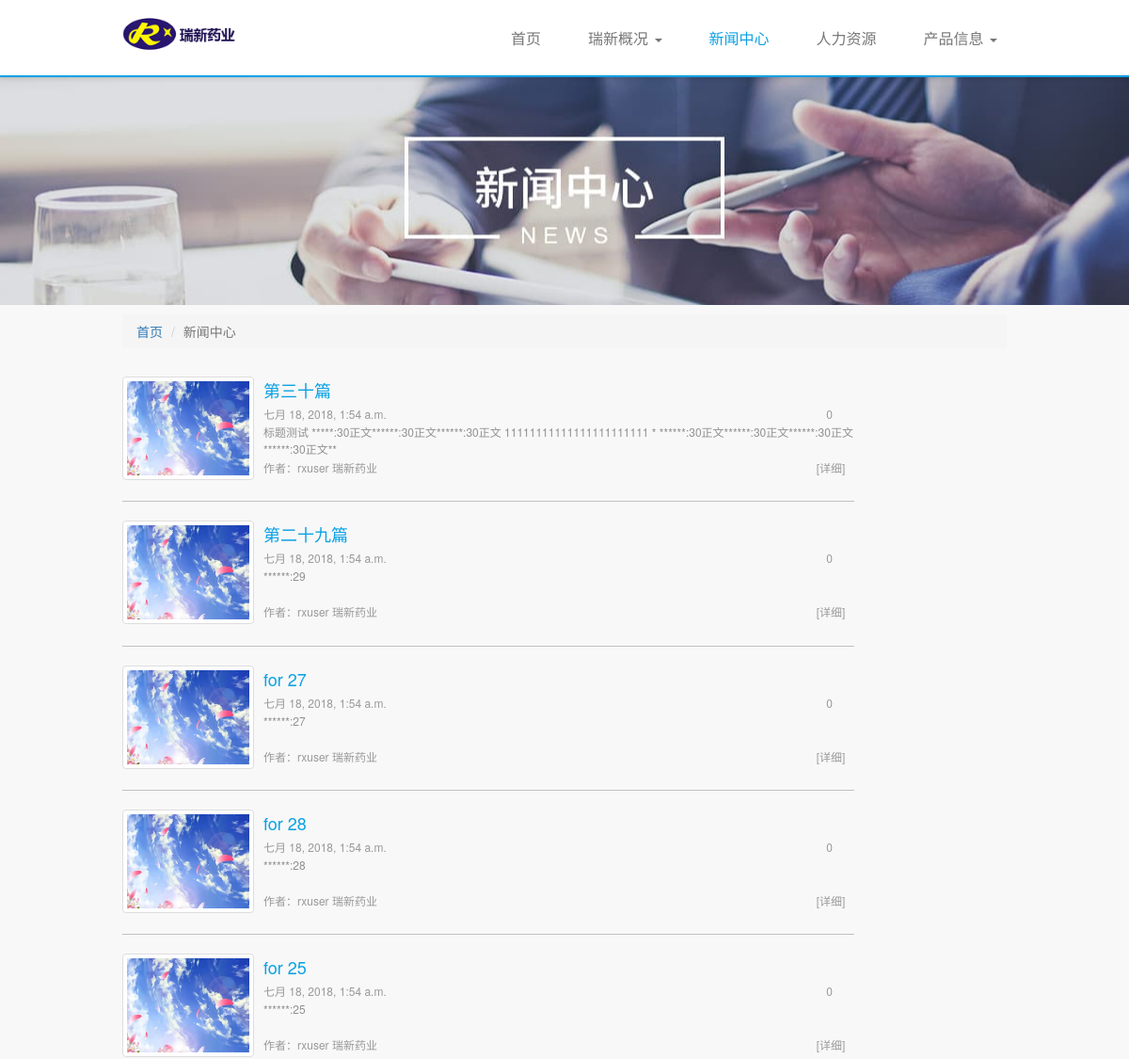
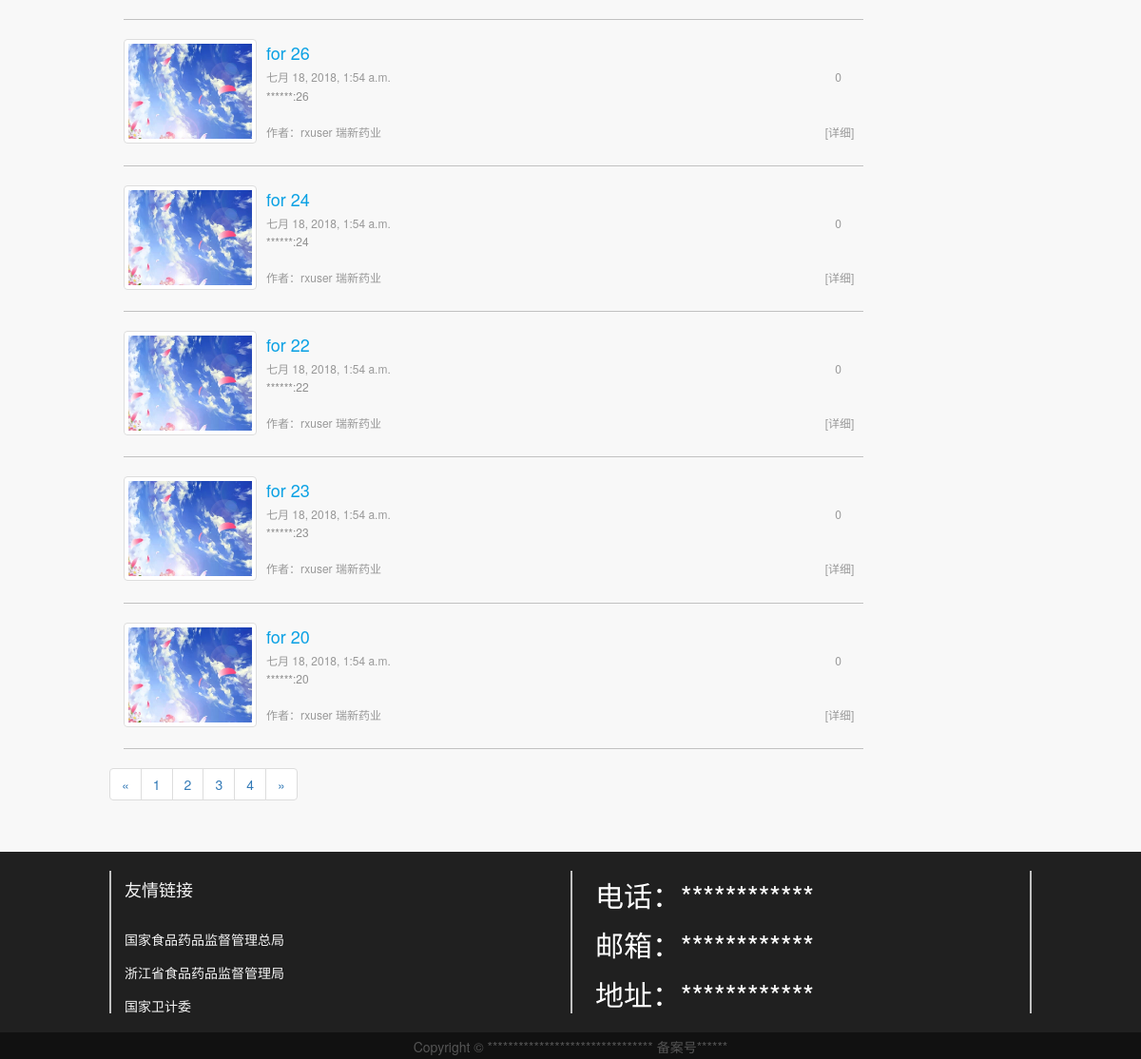
Page /news/ on the committed database (2 pictures, top to bottom).
### blog/models.py (models this page shows, shortened)
class Post(models.Model):
	title = models.CharField(max_length=70)
	body = RichTextUploadingField()
	created_time = models.DateTimeField(auto_now_add=True)
	modified_time = models.DateTimeField(auto_now=True)
	excerpt = models.CharField(max_length=200, blank=True)
	category = models.ForeignKey(Category)
	tags = models.ManyToManyField(Tag, blank=True)
	author = models.ForeignKey(User)
	post_img = models.ImageField(upload_to='picture',blank=True)
	def get_absolute_url(self):
		return reverse('blog:detail', kwargs={'pk': self.pk})
	class Meta:
		ordering = ['-created_time']

### blog/views.py (the view)
# urls.py: url(r'^news/$',views.news,name='news'),
def news(request):
	cate = get_object_or_404(Category, pk=4) #pk4对应分类a_news
	posts_all_list = Post.objects.filter(category=cate).order_by('-created_time')
	paginator = Paginator(posts_all_list,10)#每10篇分页
	page_num = request.GET.get('page') # 获取url的页面参数（get请求）
	try:
		page_of_posts = paginator.page(page_num)
	except PageNotAnInteger:
		page_of_posts = paginator.page(1)
	except EmptyPage:
		page_of_posts = paginator.page(paginator.num_pages)
	context = {}
	context['posts'] = page_of_posts.object_list
	context['page_of_posts'] = page_of_posts
	return render(request,'blog/newslist.html',context)

### blog/templates/blog/newslist.html (shortened to what this page needs)
{% extends 'base.html' %}
{% load staticfiles %}
{% block nav_news_active %}active{% endblock %}
{% block path %}
<li class="active">新闻中心</li>
{% endblock path %}
{% block main %}
    <div class="col-xs-12 col-sm-10 news-list">
        {% for post in posts %}
          <div class="media our-news-item">
            <div class="media-left">
              <a class="thumbnail" href="{{ post.get_absolute_url }}">
                <img class="media-object" src="{{ post.post_img.url }}" alt="图片">
              </a>
            </div>
            <div class="media-body">
              <a href="{{ post.get_absolute_url }}"><h4 class="media-heading">{{ post.title }}</h4></a>
              <div class="dynamic-li">
                <b>0</b><em class="pic-glob"></em><span>{{ post.created_time }}</span>
              </div>
              <p>{{ post.body|striptags|truncatechars:120 }}</p>
              <div class="dynamic-li">
                <a href="{{ post.get_absolute_url }}">[详细]</a>
                <span>作者：{{ post.author }} <span class="hidden-xs">瑞新药业</span> </span>
              </div>
            </div>
          </div>
        {% empty %}
          <div class="no-post">暂时还没有文章！</div>
        {% endfor %}
    </div>
    <div class="col-sm-2">
        <div id="sidebar" style="width: 212px; position: relative; height: 20px;">
        </div>
    </div>
    <div>
     <ul class="pagination">
        <li>
            {% if page_of_posts.has_previous %}
              <a href="?page={{ page_of_posts.previous_page_number }}" aria-label="Previous">
                <span aria-hidden="true">&laquo;</span>
              </a>
            {% else %}
                <span aria-hidden="true">&laquo;</span>
            {% endif %}
        </li>
        {% for page_num in page_of_posts.paginator.page_range %}
            <li><a href="?page={{ page_num }}">{{ page_num}}</a></li>
        {% endfor %}
        <li>
             {% if page_of_posts.has_next  %}
              <a href="?page={{ page_of_posts.next_page_number }}" aria-label="Next">
                <span aria-hidden="true">&raquo;</span>
              </a>
            {% else %}
                <span aria-hidden="true">&raquo;</span>
            {% endif %}
        </li>
      </ul>
    </div>
{% endblock main %}

### static/common.css (style rules this page uses)
body { background: #f8f8f8; }
h1, h2, h3, h4, h5, h6, .h1, .h2, .h3, .h4, .h5, .h6 { font-weight: 300; }
@media (min-width: 768px) { body { padding-top: 82px; } }
.our-news-item { padding-top: 20px; padding-bottom: 20px; }
.our-news-item .media-left a { width: 140px; height: 110px; overflow: hidden; margin-bottom: 0; }
.our-news-item img { object-fit: cover; width: 100%; height: 100px; }
.our-news-item .media-body { padding-top: 5px; padding-bottom: 5px; }
.our-news-item h4 { color: #0ba1e4; height: 19px; overflow: hidden; text-overflow: ellipsis; display: -webkit-box; -webkit-line-clamp: 1; -webkit-box-orient: vertical; word-wrap: break-word; }
.our-news-item .dynamic-li { color: #999; padding: 2px 0; font-size: 12px; }
.our-news-item .dynamic-li b { float: right; font-weight: 400; width: 30px; }
.our-news-item .dynamic-li a { float: right; display: inline-block; font-weight: 400; color: #999; margin-right: 10px; }
.our-news-item .dynamic-li .pic-glob { float: right; display: inline-block; width: 13px; height: 10px; background-position: -131px -58px; margin: 4px 5px 0 0; background-image: url(../images/icons/glob-pic.png); background-repeat: no-repeat; }
.our-news-item p { color: #919191; text-overflow: ellipsis; display: -webkit-box; -webkit-line-clamp: 2; -webkit-box-orient: vertical; word-wrap: break-word; line-height: 1.5em; height: 3em; overflow: hidden; margin-bottom: 0; font-size: 12px; }
#sidebar { overflow: hidden; }
.news-list .our-news-item { margin: 0; border-bottom: 1px solid #c1c1c1; }

### rows in the picture
Post: post_img (picture), title "第三十篇", created_time "七月 18, 2018, 1:54 a.m.", body "标题测试 *****:30正文******:30正文******:30正文 11111111111111111111111 * ******:30正文******:30正文******:30正文******:30正文**", author "rxuser"
Post: post_img (picture), title "第二十九篇", created_time "七月 18, 2018, 1:54 a.m.", body "******:29", author "rxuser"
Post: post_img (picture), title "for 27", created_time "七月 18, 2018, 1:54 a.m.", body "******:27", author "rxuser"
Post: post_img (picture), title "for 28", created_time "七月 18, 2018, 1:54 a.m.", body "******:28", author "rxuser"
Post: post_img (picture), title "for 25", created_time "七月 18, 2018, 1:54 a.m.", body "******:25", author "rxuser"
Post: post_img (picture), title "for 26", created_time "七月 18, 2018, 1:54 a.m.", body "******:26", author "rxuser"
Post: post_img (picture), title "for 24", created_time "七月 18, 2018, 1:54 a.m.", body "******:24", author "rxuser"
Post: post_img (picture), title "for 22", created_time "七月 18, 2018, 1:54 a.m.", body "******:22", author "rxuser"
Post: post_img (picture), title "for 23", created_time "七月 18, 2018, 1:54 a.m.", body "******:23", author "rxuser"
Post: post_img (picture), title "for 20", created_time "七月 18, 2018, 1:54 a.m.", body "******:20", author "rxuser"

### other values in the picture
{{ page_num }} "1" "2" "3" "4"
